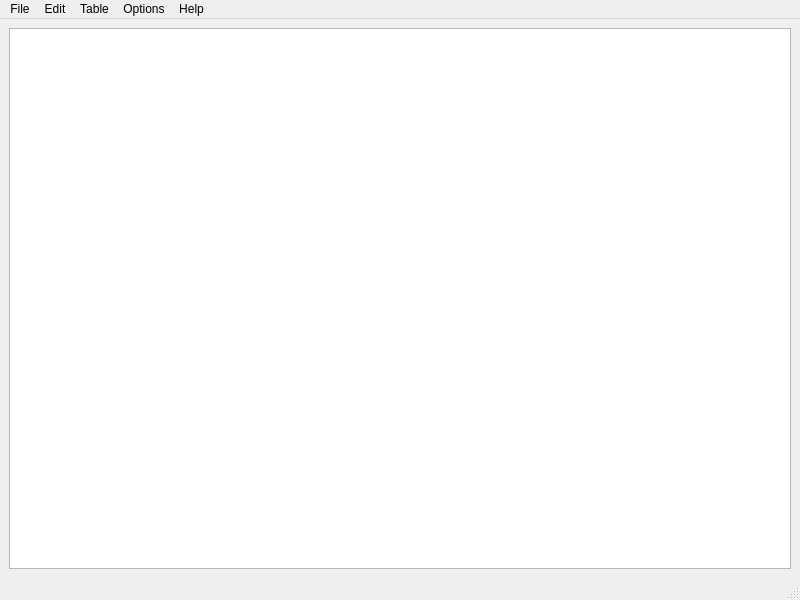
<?xml version="1.0" encoding="UTF-8"?>
<ui version="4.0">
 <class>hexandtabler</class>
 <widget class="QMainWindow" name="hexandtabler">
  <property name="geometry">
   <rect>
    <x>0</x>
    <y>0</y>
    <width>800</width>
    <height>600</height>
   </rect>
  </property>
  <property name="windowTitle">
   <string>hexandtabler</string>
  </property>
  <widget class="QWidget" name="centralwidget">
   <layout class="QVBoxLayout" name="verticalLayout">
    <item>
     <widget class="QTextEdit" name="hexEdit">
      <property name="font">
       <font>
        <family>Monospace</family>
        <pointsize>10</pointsize>
       </font>
      </property>
      <property name="lineWrapMode">
       <enum>QTextEdit::NoWrap</enum>
      </property>
     </widget>
    </item>
   </layout>
  </widget>
  <widget class="QMenuBar" name="menubar">
   <property name="geometry">
    <rect>
     <x>0</x>
     <y>0</y>
     <width>800</width>
     <height>25</height>
    </rect>
   </property>
   <widget class="QMenu" name="menuFile">
    <property name="title">
     <string>File</string>
    </property>
    <addaction name="actionOpen"/>
    <addaction name="actionSave"/>
    <addaction name="actionSaveAs"/> 
    <addaction name="separator"/>
    <addaction name="separator"/>
    <addaction name="actionExit"/>
   </widget>
   <widget class="QMenu" name="menuEdit">
    <property name="title">
     <string>Edit</string>
    </property>
    <addaction name="actionUndo"/>
    <addaction name="actionRedo"/>
    <addaction name="separator"/>
    <addaction name="actionGoTo"/>
   </widget>
   <widget class="QMenu" name="menuOptions"> <property name="title">
     <string>Options</string> </property>
    <addaction name="actionDarkMode"/> <addaction name="separator"/>
    <addaction name="actionZoomIn"/>
    <addaction name="actionZoomOut"/>
   </widget>
   <widget class="QMenu" name="menuTable">
    <property name="title">
     <string>Table</string>
    </property>
    <widget class="QMenu" name="menuInsertSeries"> 
     <property name="title">
      <string>Insert a series in the table</string>
     </property>
     <addaction name="actionInsertLatinUpper"/>
     <addaction name="actionInsertLatinLower"/>
     <addaction name="actionInsertHiragana"/>
     <addaction name="actionInsertKatakana"/>
    </widget>
    <addaction name="actionToggleTable"/>          <addaction name="separator"/>
    <addaction name="actionLoadTable"/>             <addaction name="actionSaveTable"/>
    <addaction name="actionSaveTableAs"/>
    <addaction name="separator"/>
    <addaction name="menuInsertSeries"/>           
   </widget>
   <widget class="QMenu" name="menuHelp">
    <property name="title">
     <string>Help</string>
    </property>
    <addaction name="actionAbout"/>
   </widget>
   <addaction name="menuFile"/>
   <addaction name="menuEdit"/>
   <addaction name="menuTable"/>
   <addaction name="menuOptions"/> <addaction name="menuHelp"/>
  </widget>
  <widget class="QStatusBar" name="statusbar"/>
  <action name="actionOpen">
   <property name="text">
    <string>Open...</string>
   </property>
   <property name="shortcut">
    <string>Ctrl+O</string>
   </property>
  </action>
  <action name="actionSave">
   <property name="text">
    <string>Save</string>
   </property>
   <property name="shortcut">
    <string>Ctrl+S</string>
   </property>
  </action>
  <action name="actionSaveAs"> 
   <property name="text">
    <string>Save As...</string>
   </property>
   <property name="shortcut">
    <string>Ctrl+Shift+S</string>
   </property>
  </action>
  <action name="actionExit">
   <property name="text">
    <string>Exit</string>
   </property>
   <property name="shortcut">
    <string>Ctrl+Q</string>
   </property>
  </action>
  <action name="actionUndo">
   <property name="text">
    <string>Undo</string>
   </property>
   <property name="shortcut">
    <string>Ctrl+Z</string>
   </property>
  </action>
  <action name="actionRedo">
   <property name="text">
    <string>Redo</string>
   </property>
   <property name="shortcut">
    <string>Ctrl+Y</string>
   </property>
  </action>
  <action name="actionDarkMode">
   <property name="checkable">
    <bool>true</bool>
   </property>
   <property name="text">
    <string>Dark Mode</string>
   </property>
  </action>
  <action name="actionToggleTable"> <property name="checkable">
    <bool>true</bool>
   </property>
   <property name="checked">
    <bool>true</bool>
   </property>
   <property name="text">
    <string>Toggle Table</string>
   </property>
  </action>
  <action name="actionAbout">
   <property name="text">
    <string>About</string>
   </property>
  </action>
  <action name="actionZoomIn">
   <property name="text">
    <string>Zoom In</string>
   </property>
   <property name="shortcut">
    <string>Ctrl++</string>
   </property>
  </action>
  <action name="actionZoomOut">
   <property name="text">
    <string>Zoom Out</string>
   </property>
   <property name="shortcut">
    <string>Ctrl+-</string>
   </property>
  </action>
  <action name="actionGoTo">
   <property name="text">
    <string>Go To Offset...</string>
   </property>
   <property name="shortcut">
    <string>Ctrl+G</string>
   </property>
  </action>
  <action name="actionSaveTable">
   <property name="text">
    <string>Save Table</string>
   </property>
  </action>
  <action name="actionSaveTableAs"> 
   <property name="text">
    <string>Save Table As...</string>
   </property>
  </action>
  <action name="actionLoadTable">
   <property name="text">
    <string>Load Table...</string>
   </property>
  </action>
  <action name="actionInsertLatinUpper"> 
   <property name="text">
    <string>Latin upper (A-Z)</string>
   </property>
  </action>
  <action name="actionInsertLatinLower"> 
   <property name="text">
    <string>Latin lower (a-z)</string>
   </property>
  </action>
  <action name="actionInsertHiragana"> 
   <property name="text">
    <string>Hiragana (あ-)</string>
   </property>
  </action>
  <action name="actionInsertKatakana"> 
   <property name="text">
    <string>Katakana (ア-)</string>
   </property>
  </action>
 </widget>
 <resources/>
 <connections/>
</ui>
